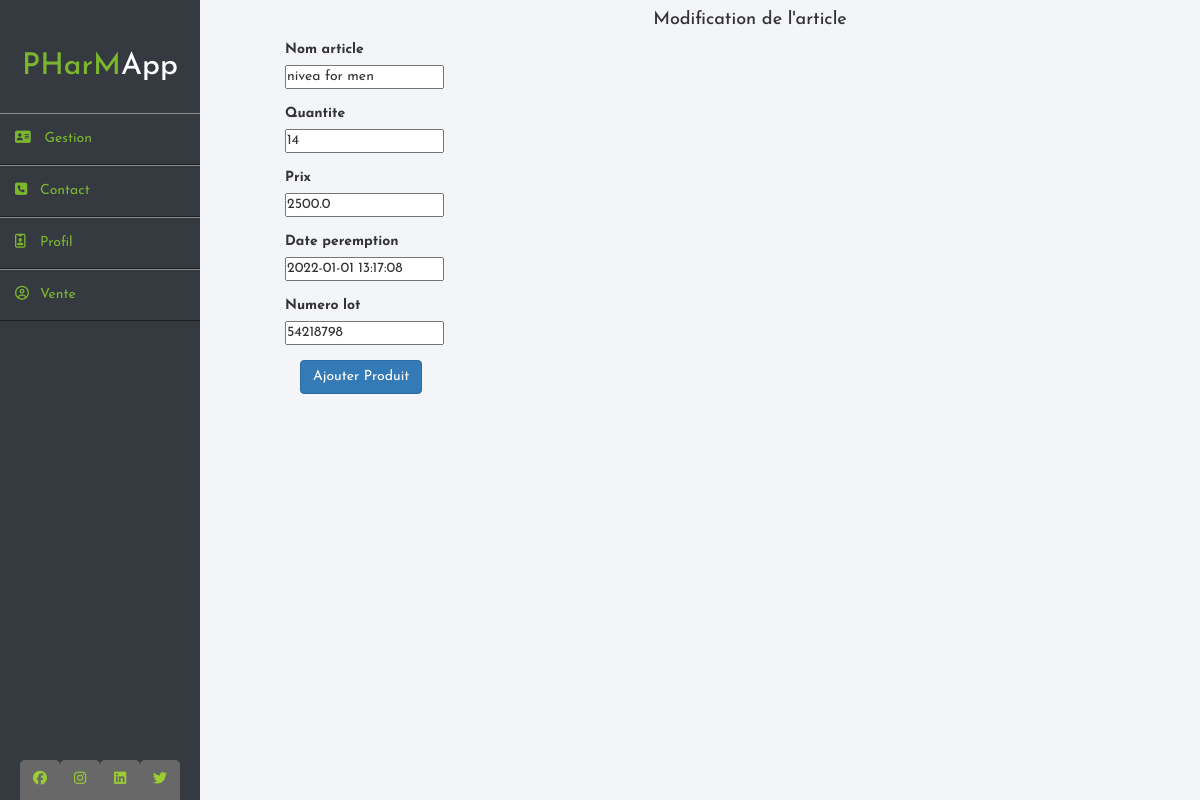
Page /inventaire/modifierpar/1 on the committed database.
### sys_inventaire/models.py (models this page shows, shortened)
class Produit(models.Model):
    nom_article = models.CharField(max_length=100, blank=False)
    quantite = models.IntegerField(blank=False)
    prix = models.FloatField(blank=False)
    date_peremption = models.DateTimeField()
    Numero_lot = models.IntegerField()
    class Meta:
        abstract = True

class Parapharmatie(Produit):
    pass

### sys_inventaire/views.py (the view)
# urls.py: path('modifierpar/<int:pk>', modifier_parapharmacie, name='modifier_parapharmacie'),
def modifier_parapharmacie(request, pk):
    return modifier_article(request, pk, Parapharmatie, ParapharmatieForm)

### sys_inventaire/forms.py
class ParapharmatieForm(forms.ModelForm):
    class Meta:
        model = Parapharmatie
        fields = ('nom_article', 'quantite', 'prix', 'date_peremption', 'Numero_lot')

### sys_inventaire/views.py (called while the page is built)
def modifier_article(request, pk, model, cls):
    item = get_object_or_404(model, pk=pk)
    if request.method == 'POST':
        form = cls(request.POST, instance=item)
        if form.is_valid():
            form.save()
            return redirect('sys_inventaire:index')
    else:
        form = cls(instance=item)
        return render(request, 'modifpage.html', {'form':form})

### sys_inventaire/templates/modifpage.html (shortened to what this page needs)
{% extends 'inventory.html' %}
{% block content %}
  <div class="container-form">
    <form method="POST">
      <center>
          <h4>Modification de l'article</h4>
      </center>
      {% for field in form %}
      <div class="form-group row">
        <label for="id_{{ field.name }}" class="col-2 col-form-label">{{ field.label }}</label>
        <div class="col-10">
          {{ field }}
        </div>
      </div>
      {% endfor %}
      <div class="form-group row">
        <div class="offset-sm-2 col-sm-6">
          <button type="submit" class="btn btn-primary">Ajouter Produit</button>
        </div>
      </div>
    </form>
  </div>
{% endblock %}

### core/static/css/style-inventaire.css (style rules this page uses)
* { margin: 0; padding: 0; box-sizing: border-box; list-style: none; text-decoration: none; font-family: 'Josefin Sans', sans-serif; }
body { background: #f3f5f9; }
.wrapper .main_content .container-form { position: relative; display: block; padding-left: 100px; }

### rows in the picture
Parapharmatie: form "nivea for men" "14" "2500.0" "2022-01-01 13:17:08" "54218798"

### other values in the picture
{{ field.label }} "Nom article" "Quantite" "Prix" "Date peremption" "Numero lot"
